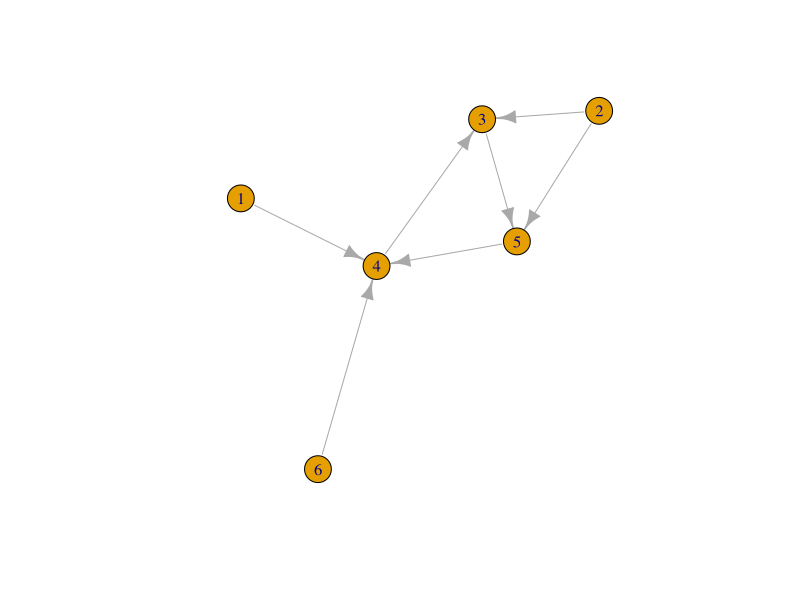
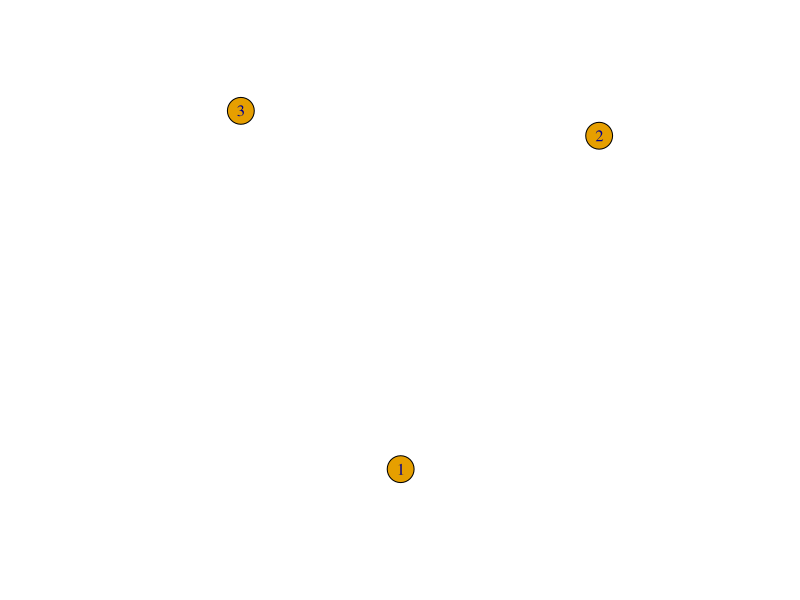

Write R code to recreate these figures, in order.

library(igraph)
# Enunciado y primeras definiciones ----
A <- matrix(
  c(
    0,0,0,1,0,0,
    0,0,1,0,1,0,
    0,0,0,0,1,0,
    0,0,1,0,0,0,
    0,0,0,1,0,0,
    0,0,0,1,0,0
    ),
  nrow = 6,
  byrow = TRUE
)


G <- graph_from_adjacency_matrix(A, mode = "directed")
plot(G)

# Orden ----
vcount(G)

# Tamaño ----
ecount(G)

# Grado de incidencia ----
degree(G, v = 5, mode = "total") # Grado de incidencia

# Vertices que forman la componente fuertemente conexa que contiene al vertice 5 ----
# Desplegamos los vertices que contiene cada componente y vemos donde esta el cinco y que vertices están con el
comp <- components(G, mode = "strong")
lapply(seq_len(comp$no), function(i) {
  which(comp$membership == i)
})

# Debilmente conexo ----
is_connected(G, mode = "weak")

# Comprobación de si es minimal
is_connected(G) && is_acyclic(G)

# Caminos de longitud 2 entre 2 y 4 ----
A_2 = A %*% A
A_2[2,4] + A_2[4,2]

# Subgrafo y tamaño ----
H <- induced_subgraph(G, vids = c(1,5,6))
plot(H)
ecount(H)

# Comprombacion de si el subgrafo es conexo ----
is.connected(H)

# Orden de las componentes del subgrafo ----
# Como antes desplegamos que vertices existen en cada componente y vemos cuantos son en cada caso
comp2 <- components(H)
lapply(seq_len(comp2$no), function(i) {
  which(comp2$membership == i)
})
